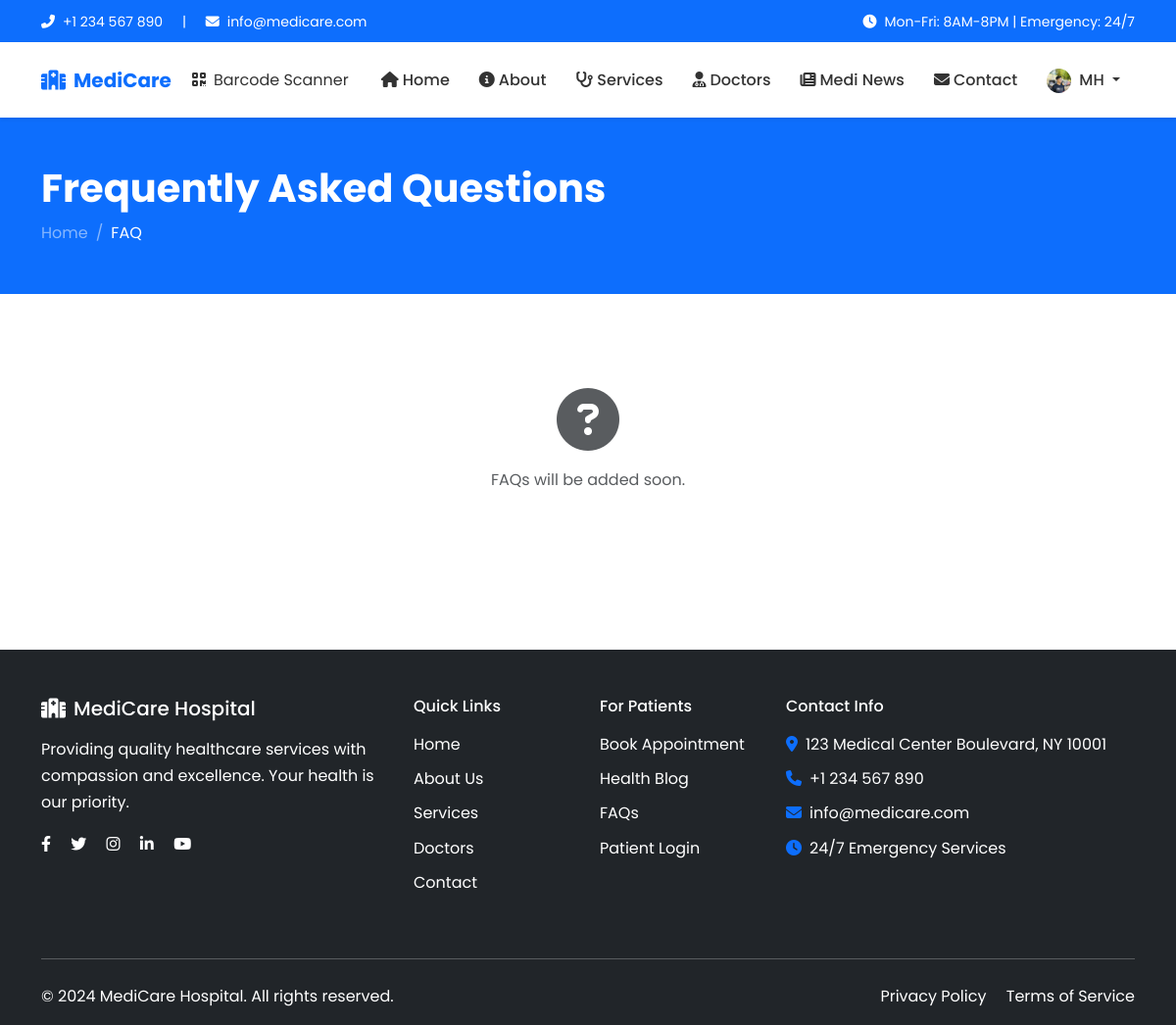
/faq/ (signed in), run on the app's committed database.
### accounts/models.py (models this page shows, shortened)
class User(AbstractUser):
    ROLE_CHOICES = (
        ('superadmin', 'Super Admin'),
        ('doctor', 'Doctor'),
        ('staff', 'Staff'),
        ('patient', 'Patient'),
    )
    GENDER_CHOICES = (
        ('male', 'Male'),
        ('female', 'Female'),
        ('other', 'Other'),
    )
    BLOOD_GROUP_CHOICES = (
        ('A+', 'A+'),
        ('A-', 'A-'),
        ('B+', 'B+'),
        ('B-', 'B-'),
        ('AB+', 'AB+'),
        ('AB-', 'AB-'),
        ('O+', 'O+'),
        ('O-', 'O-'),
    )
    username = None
    email = models.EmailField(unique=True)
    role = models.CharField(max_length=20, choices=ROLE_CHOICES, default='patient')
    phone = models.CharField(max_length=20, blank=True, null=True)
    date_of_birth = models.DateField(blank=True, null=True)
    gender = models.CharField(max_length=10, choices=GENDER_CHOICES, blank=True, null=True)
    blood_group = models.CharField(max_length=5, choices=BLOOD_GROUP_CHOICES, blank=True, null=True)
    address = models.TextField(blank=True, null=True)
    city = models.CharField(max_length=100, blank=True, null=True)
    state = models.CharField(max_length=100, blank=True, null=True)
    zip_code = models.CharField(max_length=20, blank=True, null=True)
    profile_picture = models.ImageField(upload_to='profiles/', blank=True, null=True)
    bio = models.TextField(blank=True, null=True)
    medi_id = models.CharField(max_length=20, unique=True, blank=True, null=True)
    created_at = models.DateTimeField(auto_now_add=True)
    updated_at = models.DateTimeField(auto_now=True)
    is_verified = models.BooleanField(default=False)
    is_profile_complete = models.BooleanField(default=False)
    objects = UserManager()
    USERNAME_FIELD = 'email'
    REQUIRED_FIELDS = ['first_name', 'last_name']
    class Meta:
        verbose_name = 'User'
        verbose_name_plural = 'Users'
        ordering = ['-created_at']
    @property
    def is_superadmin(self):
        return self.role == 'superadmin'
    @property
    def is_medical_staff(self):
        return self.role in ['doctor', 'staff', 'superadmin']

### core/views.py (the view)
# urls.py: path('faq/', views.faq, name='faq'),
def faq(request):
    faqs = FAQ.objects.filter(is_active=True)
    return render(request, 'core/faq.html', {'faqs': faqs})

### core/context_processors.py (called while the page is built)
def hospital_settings(request):
    settings = HospitalSettings.get_settings()
    footer_pages = StaticPage.objects.filter(is_active=True, show_in_footer=True)
    return {
        'hospital': settings,
        'footer_pages': footer_pages,
    }

### core/models.py (called while the page is built)
    @classmethod
    def get_settings(cls):
        settings, created = cls.objects.get_or_create(pk=1)
        return settings

### templates/core/faq.html (shortened to what this page needs)
{% extends 'base.html' %}
{% block content %}
<section class="py-5 bg-primary text-white">
    <div class="container">
        <h1 class="fw-bold">Frequently Asked Questions</h1>
        <nav aria-label="breadcrumb">
            <ol class="breadcrumb mb-0">
                <li class="breadcrumb-item"><a href="{% url 'core:home' %}" class="text-white-50">Home</a></li>
                <li class="breadcrumb-item active text-white">FAQ</li>
            </ol>
        </nav>
    </div>
</section>
<section class="py-5">
    <div class="container">
        <div class="row justify-content-center">
            <div class="col-lg-8">
                <div class="accordion" id="faqAccordion">
                    {% for faq in faqs %}
                    <div class="accordion-item border-0 shadow-sm mb-3 rounded-3 overflow-hidden">
                        <h2 class="accordion-header">
                            <button class="accordion-button {% if not forloop.first %}collapsed{% endif %}" type="button" data-bs-toggle="collapse" data-bs-target="#faq{{ faq.id }}">
                                {{ faq.question }}
                            </button>
                        </h2>
                        <div id="faq{{ faq.id }}" class="accordion-collapse collapse {% if forloop.first %}show{% endif %}" data-bs-parent="#faqAccordion">
                            <div class="accordion-body text-muted">
                                {{ faq.answer }}
                            </div>
                        </div>
                    </div>
                    {% empty %}
                    <div class="text-center py-5">
                        <i class="fas fa-question-circle fa-4x text-muted mb-3"></i>
                        <p class="text-muted">FAQs will be added soon.</p>
                    </div>
                    {% endfor %}
                </div>
            </div>
        </div>
    </div>
</section>
{% endblock %}

### templates/base.html (shortened to what this page needs)
{% load static %}
<!DOCTYPE html>
<html lang="en">
<head>
    <link href="https://cdn.jsdelivr.net/npm/bootstrap@5.3.0/dist/css/bootstrap.min.css" rel="stylesheet">
    <link href="https://cdnjs.cloudflare.com/ajax/libs/font-awesome/6.4.0/css/all.min.css" rel="stylesheet">
    <link href="{% static 'css/style.css' %}" rel="stylesheet">
</head>
<body>
    <div class="top-bar bg-primary text-white py-2 d-none d-lg-block">
        <div class="container">
            <div class="row align-items-center">
                <div class="col-md-6">
                    <small>
                        <i class="fas fa-phone-alt me-2"></i>+1 234 567 890
                        <span class="mx-3">|</span>
                        <i class="fas fa-envelope me-2"></i>info@medicare.com
                    </small>
                </div>
                <div class="col-md-6 text-end">
                    <small>
                        <i class="fas fa-clock me-2"></i>Mon-Fri: 8AM-8PM | Emergency: 24/7
                    </small>
                </div>
            </div>
        </div>
    </div>
    <nav class="navbar navbar-expand-lg navbar-light bg-white shadow-sm sticky-top">
        <div class="container">
            <a class="navbar-brand fw-bold text-primary" href="{% url 'core:home' %}">
                <i class="fas fa-hospital me-2"></i>MediCare
            </a>
            {% if user.is_medical_staff %}
<li style="list-style: none; margin-left: 5px;  "><a class="dropdown-item" href="{% url 'doctors:barcode_scanner' %}"><i class="fas fa-qrcode me-2"></i>Barcode Scanner</a></li>
{% endif %}
            <div class="collapse navbar-collapse" id="mainNav">
                <ul class="navbar-nav ms-auto mb-2 mb-lg-0">
                    <li class="nav-item">
                        <a class="nav-link {% if request.resolver_match.url_name == 'home' %}active{% endif %}" href="{% url 'core:home' %}">
                            <i class="fas fa-home me-1"></i>Home
                        </a>
                    </li>
                    <li class="nav-item">
                        <a class="nav-link {% if 'about' in request.path %}active{% endif %}" href="{% url 'core:about' %}">
                            <i class="fas fa-info-circle me-1"></i>About
                        </a>
                    </li>
                    <li class="nav-item">
                        <a class="nav-link {% if 'services' in request.path %}active{% endif %}" href="{% url 'services:services_list' %}">
                            <i class="fas fa-stethoscope me-1"></i>Services
                        </a>
                    </li>
                    <li class="nav-item">
                        <a class="nav-link {% if 'doctors' in request.path %}active{% endif %}" href="{% url 'doctors:doctors_list' %}">
                            <i class="fas fa-user-md me-1"></i>Doctors
                        </a>
                    </li>
                    <li class="nav-item">
                        <a class="nav-link {% if 'news' in request.path %}active{% endif %}" href="{% url 'news:article_list' %}">
                            <i class="fas fa-newspaper me-1"></i>Medi News
                        </a>
                    </li>
                    <li class="nav-item">
                        <a class="nav-link {% if 'contact' in request.path %}active{% endif %}" href="{% url 'core:contact' %}">
                            <i class="fas fa-envelope me-1"></i>Contact
                        </a>
                    </li>
                    {% if user.is_authenticated %}
                    <li class="nav-item dropdown">
                        <a class="nav-link dropdown-toggle" href="#" id="userDropdown" role="button" data-bs-toggle="dropdown">
                            {% if user.profile_picture %}
                            <img src="{{ user.profile_picture.url }}" alt="" class="rounded-circle me-1" width="25" height="25">
                            {% else %}
                            <i class="fas fa-user-circle me-1"></i>
                            {% endif %}
                            {{ user.first_name|default:user.email }}
                        </a>
                    </li>
                    {% endif %}
                </ul>
            </div>
        </div>
    </nav>
    <main>
        {% block content %}{% endblock %}
    </main>
    <footer class="bg-dark text-white pt-5 pb-3 mt-5">
        <div class="container">
            <div class="row">
                <div class="col-lg-4 mb-4">
                    <h5 class="mb-3"><i class="fas fa-hospital me-2"></i>MediCare Hospital</h5>
                    <p class="text-white">Providing quality healthcare services with compassion and excellence. Your health is our priority.</p>
                    <div class="social-links mt-3">
                        <a href="#" class="text-white me-3"><i class="fab fa-facebook-f"></i></a>
                        <a href="#" class="text-white me-3"><i class="fab fa-twitter"></i></a>
                        <a href="#" class="text-white me-3"><i class="fab fa-instagram"></i></a>
                        <a href="#" class="text-white me-3"><i class="fab fa-linkedin-in"></i></a>
                        <a href="#" class="text-white"><i class="fab fa-youtube"></i></a>
                    </div>
                </div>
                <div class="col-lg-2 col-md-4 mb-4">
                    <h6 class="mb-3">Quick Links</h6>
                    <ul class="list-unstyled">
                        <li class="mb-2"><a href="{% url 'core:home' %}" class="text-white text-decoration-none">Home</a></li>
                        <li class="mb-2"><a href="{% url 'core:about' %}" class="text-white text-decoration-none">About Us</a></li>
                        <li class="mb-2"><a href="{% url 'services:services_list' %}" class="text-white text-decoration-none">Services</a></li>
                        <li class="mb-2"><a href="{% url 'doctors:doctors_list' %}" class="text-white text-decoration-none">Doctors</a></li>
                        <li class="mb-2"><a href="{% url 'core:contact' %}" class="text-white text-decoration-none">Contact</a></li>
                    </ul>
                </div>
                <div class="col-lg-2 col-md-4 mb-4">
                    <h6 class="mb-3">For Patients</h6>
                    <ul class="list-unstyled text-white">
                        <li class="mb-2"><a href="{% url 'appointments:book_appointment' %}" class="text-white text-decoration-none">Book Appointment</a></li>
                        <li class="mb-2"><a href="{% url 'news:article_list' %}" class="text-white text-decoration-none">Health Blog</a></li>
                        <li class="mb-2"><a href="{% url 'core:faq' %}" class="text-white text-decoration-none">FAQs</a></li>
                        <li class="mb-2"><a href="{% url 'accounts:login' %}" class="text-white text-decoration-none">Patient Login</a></li>
                    </ul>
                </div>
                <div class="col-lg-4 col-md-4 mb-4">
                    <h6 class="mb-3">Contact Info</h6>
                    <ul class="list-unstyled text-white">
                        <li class="mb-2"><i class="fas fa-map-marker-alt me-2 text-primary"></i>123 Medical Center Boulevard, NY 10001</li>
                        <li class="mb-2"><i class="fas fa-phone me-2 text-primary"></i>+1 234 567 890</li>
                        <li class="mb-2"><i class="fas fa-envelope me-2 text-primary"></i>info@medicare.com</li>
                        <li class="mb-2"><i class="fas fa-clock me-2 text-primary"></i>24/7 Emergency Services</li>
                    </ul>
                </div>
            </div>
            <hr class="my-4 bg-secondary">
            <div class="row align-items-center">
                <div class="col-md-6 text-center text-md-start">
                    <p class="mb-0 text-white">&copy; 2024 MediCare Hospital. All rights reserved.</p>
                </div>
                <div class="col-md-6 text-center text-md-end">
                    <a href="{% url 'core:privacy_policy' %}" class="text-white text-decoration-none me-3">Privacy Policy</a>
                    <a href="{% url 'core:terms_conditions' %}" class="text-white text-decoration-none">Terms of Service</a>
                </div>
            </div>
        </div>
    </footer>
</body>
</html>

### static/css/style.css (style rules this page uses)
:root { --primary-color: #667eea; --secondary-color: #764ba2; --success-color: #198754; --danger-color: #dc3545; --warning-color: #ffc107; --info-color: #0dcaf0; }
body { font-family: 'Poppins', sans-serif; color: #333; line-height: 1.7; }
a { text-decoration: none; transition: all 0.3s ease; }
.navbar { padding: 15px 0; }
.nav-link { font-weight: 500; padding: 10px 15px !important; color: #333 !important; border-radius: 5px; transition: all 0.3s ease; }
footer { background: #1a1a2e !important; }
.breadcrumb-item + .breadcrumb-item::before { color: rgba(255, 255, 255, 0.5); }

### data on the page
User: profile_picture (picture), first_name "MH"
